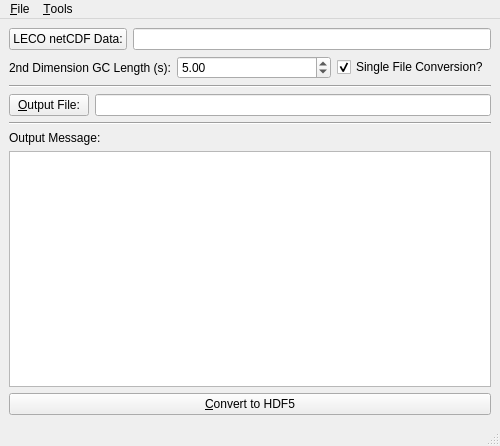
<ui version="4.0" >
 <class>MainWindow</class>
 <widget class="QMainWindow" name="MainWindow" >
  <property name="geometry" >
   <rect>
    <x>0</x>
    <y>0</y>
    <width>500</width>
    <height>446</height>
   </rect>
  </property>
  <property name="windowTitle" >
   <string>LECO2HDF5</string>
  </property>
  <property name="windowIcon" >
   <iconset resource="icons.qrc" >:/new/prefix1/Clone_32.png</iconset>
  </property>
  <widget class="QWidget" name="centralwidget" >
   <layout class="QVBoxLayout" >
    <item>
     <layout class="QHBoxLayout" >
      <item>
       <widget class="QPushButton" name="selLECODataBtn" >
        <property name="text" >
         <string>LECO netCDF Data:</string>
        </property>
       </widget>
      </item>
      <item>
       <widget class="QLineEdit" name="LECOFolderLE" />
      </item>
     </layout>
    </item>
    <item>
     <layout class="QHBoxLayout" >
      <item>
       <widget class="QLabel" name="label" >
        <property name="text" >
         <string>2nd Dimension GC Length (s):</string>
        </property>
       </widget>
      </item>
      <item>
       <widget class="QDoubleSpinBox" name="GC2TimeSB" >
        <property name="maximum" >
         <double>1000.000000000000000</double>
        </property>
        <property name="singleStep" >
         <double>0.500000000000000</double>
        </property>
        <property name="value" >
         <double>5.000000000000000</double>
        </property>
       </widget>
      </item>
      <item>
       <widget class="QCheckBox" name="singleFileCB" >
        <property name="text" >
         <string>Single File Conversion?</string>
        </property>
        <property name="checked" >
         <bool>true</bool>
        </property>
       </widget>
      </item>
     </layout>
    </item>
    <item>
     <layout class="QVBoxLayout" >
      <item>
       <widget class="Line" name="line" >
        <property name="orientation" >
         <enum>Qt::Horizontal</enum>
        </property>
       </widget>
      </item>
      <item>
       <layout class="QHBoxLayout" >
        <item>
         <widget class="QPushButton" name="outputBtn" >
          <property name="text" >
           <string>&amp;Output File:</string>
          </property>
         </widget>
        </item>
        <item>
         <widget class="QLineEdit" name="outputFileLE" />
        </item>
       </layout>
      </item>
      <item>
       <widget class="Line" name="line_2" >
        <property name="orientation" >
         <enum>Qt::Horizontal</enum>
        </property>
       </widget>
      </item>
     </layout>
    </item>
    <item>
     <layout class="QVBoxLayout" >
      <item>
       <widget class="QLabel" name="label_3" >
        <property name="text" >
         <string>Output Message:</string>
        </property>
       </widget>
      </item>
      <item>
       <widget class="QTextEdit" name="outputTE" />
      </item>
     </layout>
    </item>
    <item>
     <widget class="QPushButton" name="cnvrtLECOBtn" >
      <property name="text" >
       <string>&amp;Convert to HDF5</string>
      </property>
     </widget>
    </item>
   </layout>
  </widget>
  <widget class="QMenuBar" name="menubar" >
   <property name="geometry" >
    <rect>
     <x>0</x>
     <y>0</y>
     <width>500</width>
     <height>21</height>
    </rect>
   </property>
   <widget class="QMenu" name="menuFile" >
    <property name="title" >
     <string>&amp;File</string>
    </property>
    <addaction name="actionClose" />
   </widget>
   <widget class="QMenu" name="menuTools" >
    <property name="title" >
     <string>&amp;Tools</string>
    </property>
    <addaction name="actionConvert2HDF5" />
    <addaction name="action_About" />
   </widget>
   <addaction name="menuFile" />
   <addaction name="menuTools" />
  </widget>
  <widget class="QStatusBar" name="statusbar" />
  <action name="actionClose" >
   <property name="text" >
    <string>&amp;Close</string>
   </property>
   <property name="shortcut" >
    <string>Ctrl+X</string>
   </property>
  </action>
  <action name="actionConvert2HDF5" >
   <property name="text" >
    <string>&amp;Convert2HDF5</string>
   </property>
  </action>
  <action name="action_About" >
   <property name="text" >
    <string>&amp;About</string>
   </property>
  </action>
 </widget>
 <tabstops>
  <tabstop>LECOFolderLE</tabstop>
  <tabstop>outputFileLE</tabstop>
  <tabstop>cnvrtLECOBtn</tabstop>
  <tabstop>outputTE</tabstop>
 </tabstops>
 <resources>
  <include location="icons.qrc" />
 </resources>
 <connections/>
</ui>
